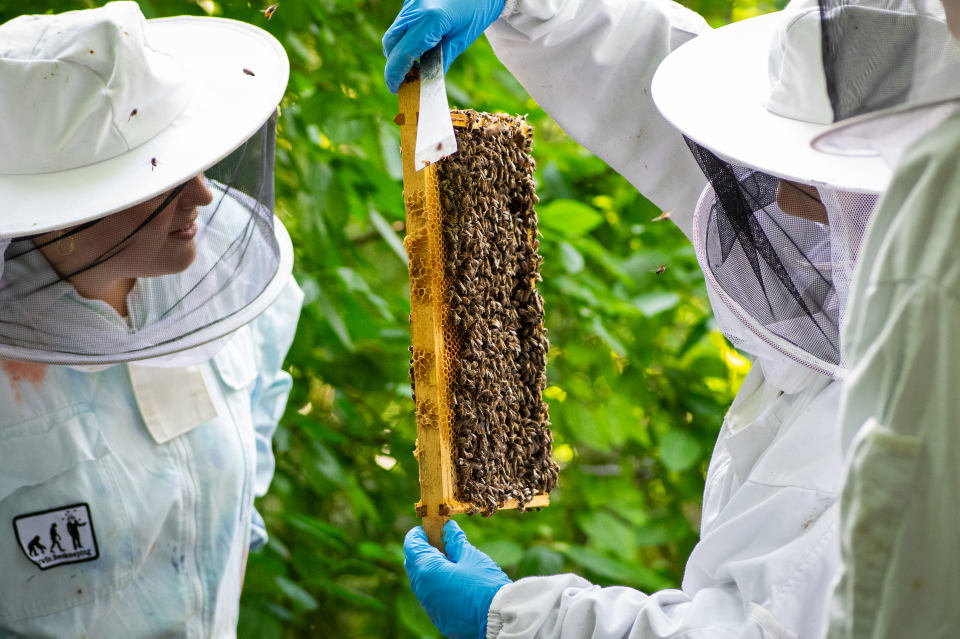
#> input picture course_frame_detection/testdata/IMGP1209.JPEG, 1920 x 1277 px (shown at 1/2 size)
$ python -i stitcher.py   (imports and definitions only)
#> lines starting #> are read from the running program, lines starting #| are printed output that depends on the picture; after the words box and inside, x2 and y2 are one past the last pixel; in counts of white or black regions, pixels touching at a corner belong together
#> further down, picture is the input picture: shape (1277, 1920, 3); mean B, G, R 119.3, 152, 138.2
"""
Use locally:

python -m beehive_stitcher.stitcher --input video.mp4 --mode fast --output preview.tiff

Ensure the input video is in the same layer as this stitcher.
There is currently no support for local use with the reference image, but that can be added if needed.

Options:
    --mode {fast,slow}      Processing quality mode (default: slow)
                              fast: ~10s, lower quality, aggressive downsampling
                              slow: full quality, no downsampling
    --output PATH           Output file path (default: beehive_panorama.tiff)
    --reference PATH        Optional reference photo of the full frame
    --pattern GLOB          Image glob pattern for directory input (default: *.jpg)
    --sample-rate INT       Extract every Nth frame (default: 3)
    --max-frames INT        Maximum frames to process (default: 300)
    --no-edges              Disable frame boundary detection
    --no-rect               Disable rectangular frame enforcement
    --debug                 Enable verbose debug logging
"""

import argparse
import logging
import sys
import time
from dataclasses import dataclass, field
from pathlib import Path
from typing import Optional

import cv2
import numpy as np


# [4 lines not run here, left out]
logger = logging.getLogger(__name__)


# ──────────────────────────────────────────────────────────────────────────────
# Configuration
# ──────────────────────────────────────────────────────────────────────────────

@dataclass
class StitcherConfig:
    # Frame extraction
    frame_sample_rate: int = 3
    max_frames: int = 300
    input_scale: float = 1.0

    # SIFT
    sift_n_features: int = 1500
    sift_contrast_threshold: float = 0.04
    sift_edge_threshold: float = 10.0
    sift_sigma: float = 1.6

    # FLANN
    flann_trees: int = 5
    flann_checks: int = 50
    lowe_ratio: float = 0.7

    # RANSAC
    ransac_reproj_threshold: float = 2.5
    min_match_count: int = 15

    # Geometric constraints
    enforce_rectangular_frame: bool = True
    max_scale_change: float = 1.08
    max_rotation_deg: float = 3.0
    max_translation_ratio: float = 0.6
    max_shear: float = 0.05

    # Edge weighting
    detect_frame_edges: bool = True
    edge_weight: float = 3.0

    # Output
    output_path: str = "beehive_panorama.tiff"
    use_lanczos: bool = True
    blend_width_ratio: float = 0.12

    # Optional reference image path
    reference_image_path: Optional[str] = None


# [15 lines left out: function fast_config, not called in this run]


def slow_config() -> StitcherConfig:
    """Full-quality settings."""
    return StitcherConfig()


# ──────────────────────────────────────────────────────────────────────────────
# Reference Image Alignment
# ──────────────────────────────────────────────────────────────────────────────

class ReferenceAligner:
    """
    Uses a full-frame reference photo to validate and optionally re-warp
    the stitched panorama so it matches the known frame geometry.

    The reference is matched against the panorama with SIFT + RANSAC to find
    a homography.  If the homography is plausible the panorama is warped to
    align with the reference's coordinate space (i.e. the final image is in
    the same perspective as the wide reference shot).
    """

    MIN_MATCHES = 20

    # [49 lines left out: functions __init__, align, not called in this run]


# ──────────────────────────────────────────────────────────────────────────────
# Frame Boundary Detection
# ──────────────────────────────────────────────────────────────────────────────

class FrameBoundaryDetector:
    """Detects wooden frame edges to guide feature matching."""

    def get_boundary_mask(self, image: np.ndarray, border_width: int = 60) -> np.ndarray:
#> called with border_width = 60
        gray = cv2.cvtColor(image, cv2.COLOR_BGR2GRAY)
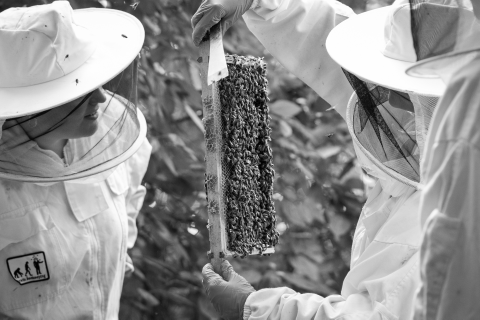
#> gray: shape (1277, 1920) (shown at 1/4 size); min 0, max 255, mean 144.1

        edges = cv2.Canny(gray, 50, 150)
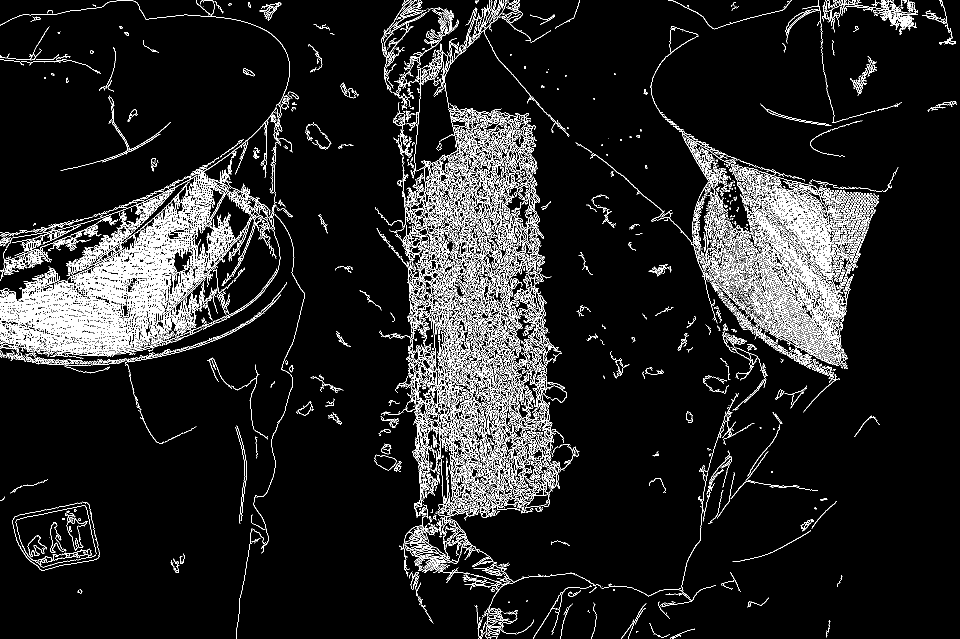
#> edges: shape (1277, 1920) (shown at 1/2 size); 8.4% white in thin lines or dots

        gray_f = np.float32(gray)
        corners = cv2.cornerHarris(gray_f, blockSize=5, ksize=3, k=0.04)
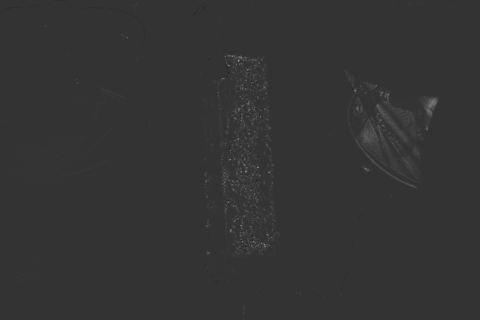
#> corners: shape (1277, 1920) float32 (shown at 1/4 size); min -14369456, max 56329328, mean 195743.2; drawn with min black and max white
        corner_mask = (corners > 0.01 * corners.max()).astype(np.uint8) * 255
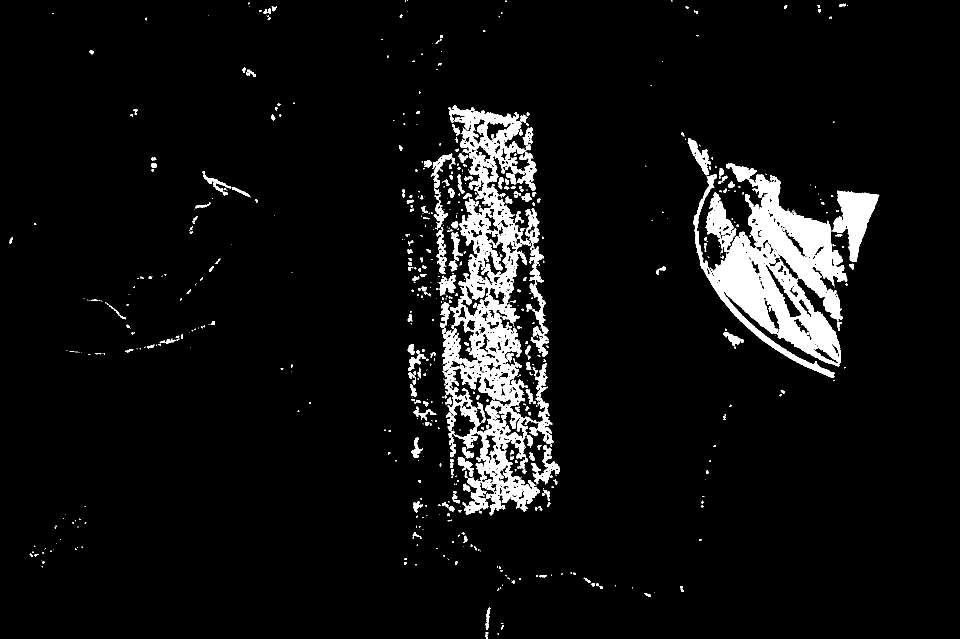
#> corner_mask: shape (1277, 1920) (shown at 1/2 size); 6.3% white; 789 white regions (532 under 20 px), largest, box (x1, y1, x2, y2) and area: (884, 210, 1080, 1031) 56471, (1387, 326, 1695, 756) 56206, (1665, 381, 1759, 524) 6612

        dist_edge = cv2.distanceTransform(255 - edges, cv2.DIST_L2, 3)
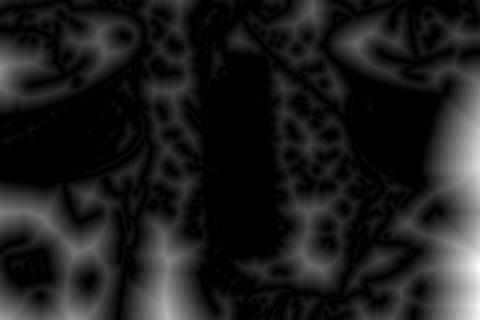
#> dist_edge: shape (1277, 1920) float32 (shown at 1/4 size); min 0, max 260.6, mean 30.9; drawn with min black and max white
        dist_corner = cv2.distanceTransform(255 - corner_mask, cv2.DIST_L2, 3)
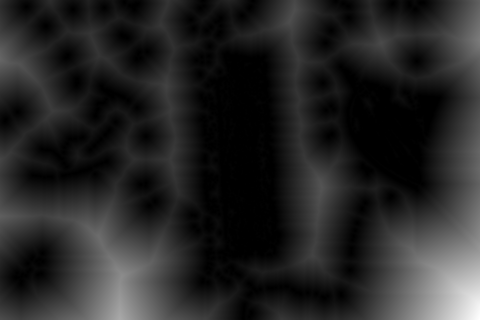
#> dist_corner: shape (1277, 1920) float32 (shown at 1/4 size); min 0, max 566.1, mean 84.4; drawn with min black and max white

        weight = (
            np.exp(-dist_edge / border_width)
            + np.exp(-dist_corner / (border_width * 0.5))
        )
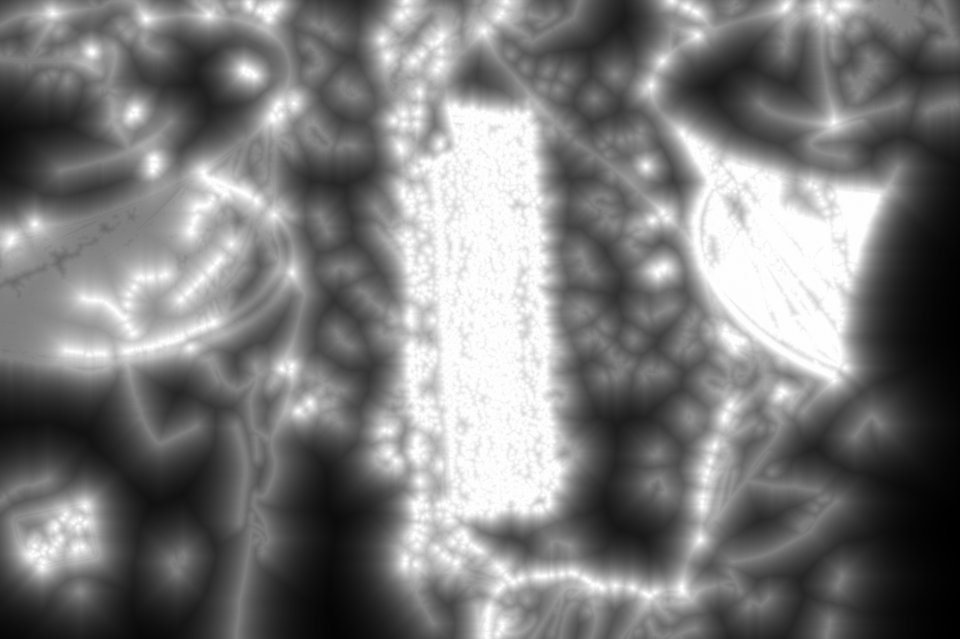
#> weight: shape (1277, 1920) float32 (shown at 1/2 size); min 0.013, max 2, mean 0.976; drawn with min black and max white
        return np.clip(weight, 0, 3).astype(np.float32)


# ──────────────────────────────────────────────────────────────────────────────
# Feature Matching
# ──────────────────────────────────────────────────────────────────────────────

class SIFTMatcher:
    """SIFT feature matcher with optional edge-region weighting."""

    # [61 lines left out: functions __init__, detect, match, _boost_by_edge_proximity, not called in this run]


# ──────────────────────────────────────────────────────────────────────────────
# Transform Estimation
# ──────────────────────────────────────────────────────────────────────────────

class TransformEstimator:
    """
    Estimates a constrained similarity (or affine) transform between frames.
    Rejects transforms that would distort the rectangular beehive frame.
    """

    def __init__(self, config: StitcherConfig):
        self.config = config

    # [67 lines left out: functions estimate, _is_valid, not called in this run]


# ──────────────────────────────────────────────────────────────────────────────
# Panorama Canvas
# ──────────────────────────────────────────────────────────────────────────────

class PanoramaCanvas:
    """Weighted-average blending canvas with cosine feathering."""

    # [16 lines left out: functions __init__, initialise, not called in this run]

    def add_frame(self, frame: np.ndarray, H_to_prev: np.ndarray):
        self._cumulative_H = self._cumulative_H @ np.linalg.inv(H_to_prev)
        self._blit(frame, self._cumulative_H)

    # [61 lines left out: functions get_result, _blit, _cosine_mask, _autocrop, not called in this run]


# ──────────────────────────────────────────────────────────────────────────────
# Frame Extraction
# ──────────────────────────────────────────────────────────────────────────────

class FrameExtractor:
    def __init__(self, config: StitcherConfig):
        self.config = config

    # [51 lines left out: functions from_video, from_directory, _scale, not called in this run]


# ──────────────────────────────────────────────────────────────────────────────
# Main Stitcher
# ──────────────────────────────────────────────────────────────────────────────

class BeehiveStitcher:
    # [5 lines left out: function __init__, not called in this run]

    def stitch_video(self, path: str) -> np.ndarray:
        return self._run(self.extractor.from_video(path))

    def stitch_directory(self, path: str, pattern: str = "*.jpg") -> np.ndarray:
        return self._run(self.extractor.from_directory(path, pattern))

    # [122 lines left out: functions save, _run, build_parser, main, not called in this run]


# [2 lines not run here, left out]

>>> import cv2
>>> picture = cv2.imread('../course_frame_detection/testdata/IMGP1209.JPEG')
>>> result = FrameBoundaryDetector().get_boundary_mask(picture)

$ run again, on course_frame_detection/testdata/IMG_5418.jpg
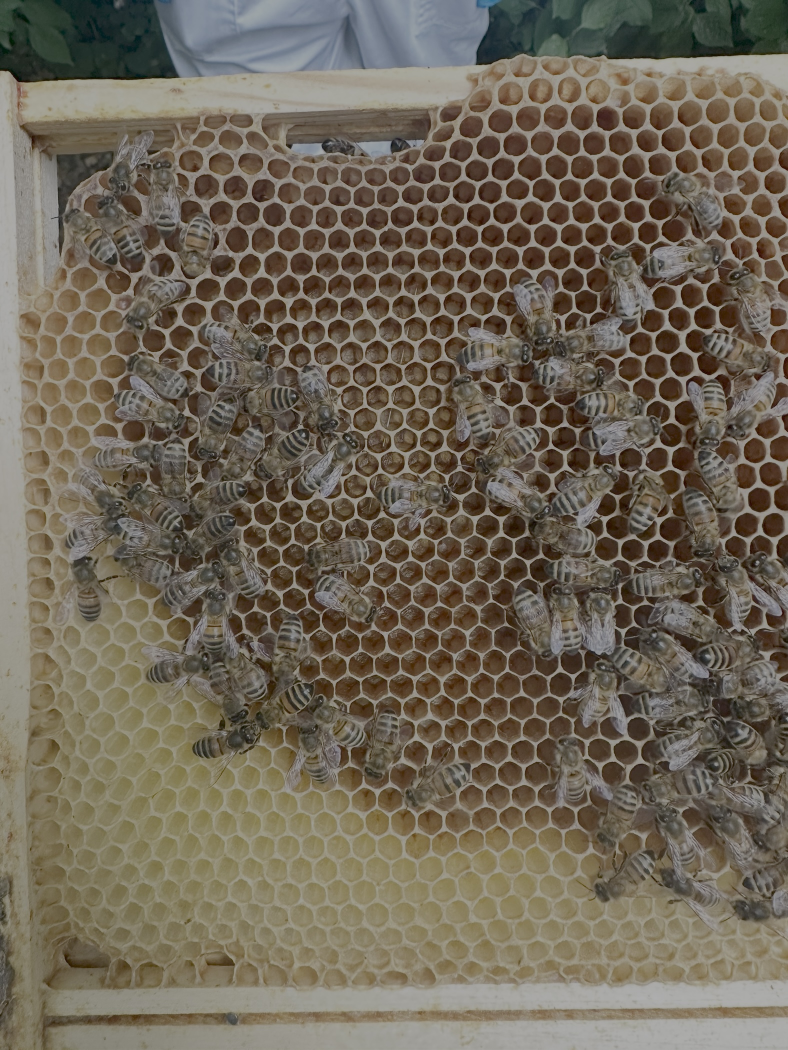
#> input picture course_frame_detection/testdata/IMG_5418.jpg, 1576 x 2100 px (shown at 1/2 size)
#> picture is the input picture: shape (2100, 1576, 3); mean B, G, R 87.7, 102.6, 111.6
#> in get_boundary_mask, `edges = cv2.Canny(gray, 50, 150)`:
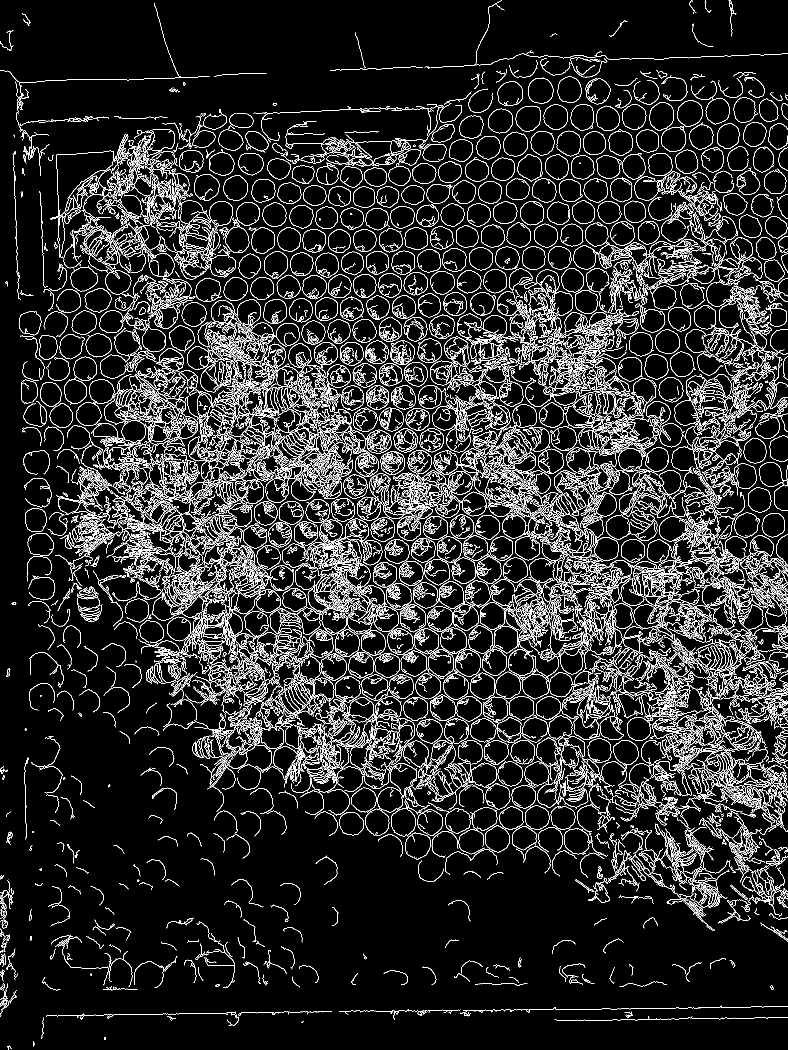
#> edges: shape (2100, 1576) (shown at 1/2 size); 10.4% white in thin lines or dots
#> corner_mask: shape (2100, 1576); 4.5% white; 5443 white regions (3567 under 20 px), largest, box (x1, y1, x2, y2) and area: (682, 859, 741, 910) 704, (516, 666, 554, 704) 627, (664, 1126, 714, 1161) 616
#> in get_boundary_mask, `weight = ( np.exp(-dist_edge / border_width) + np.exp(-dist_corner / (..`:
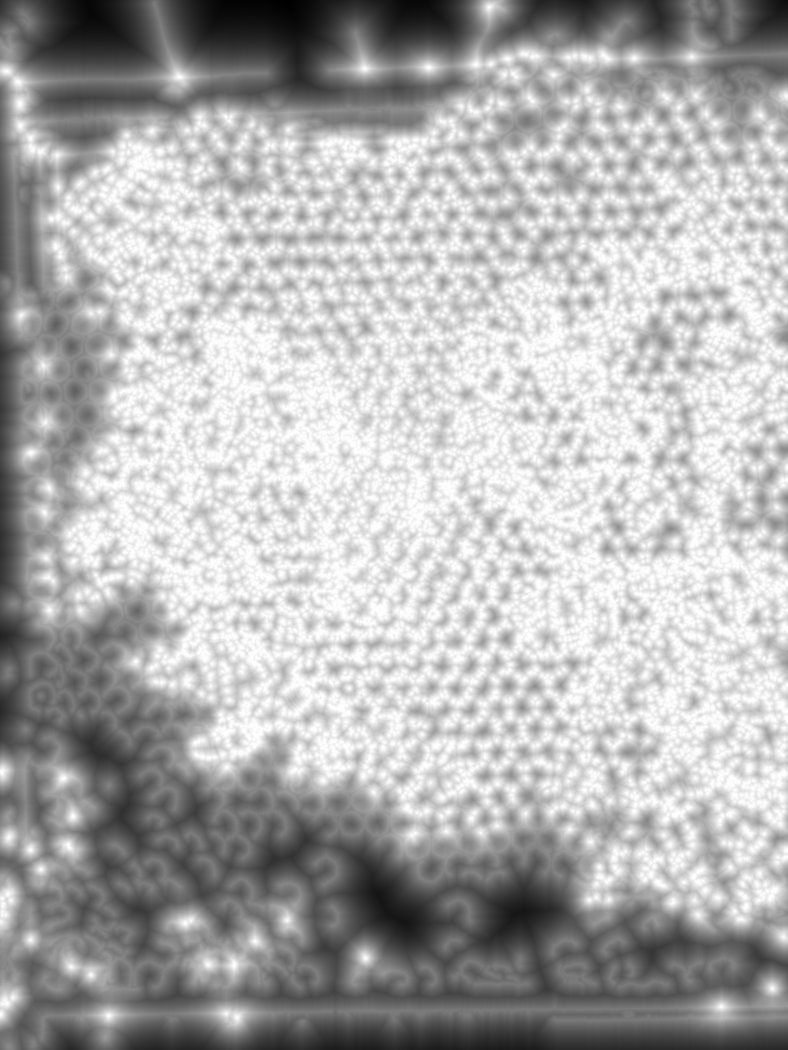
#> weight: shape (2100, 1576) float32 (shown at 1/2 size); min 0.0744, max 2, mean 1.4; drawn with min black and max white

$ run again, on course_frame_detection/testdata/best_frame_testvideo2.jpg
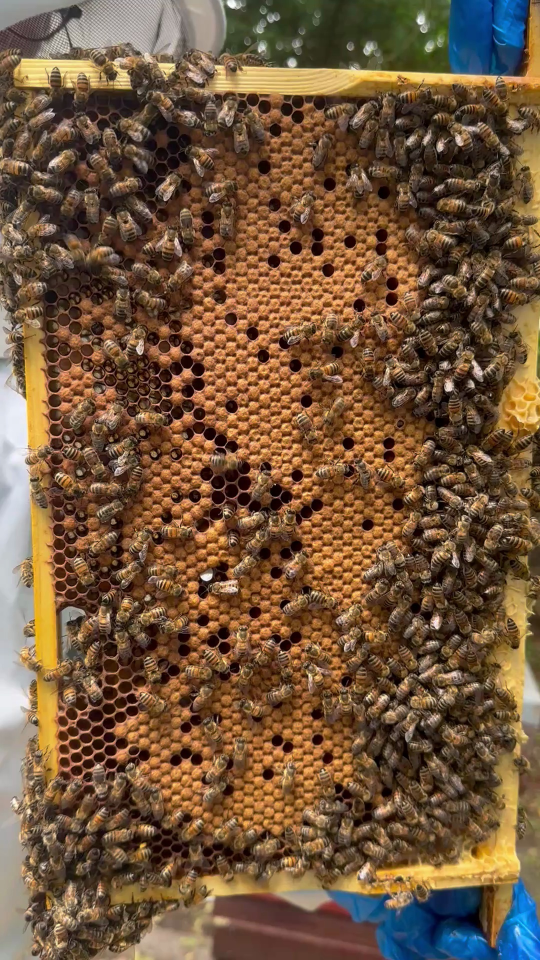
#> input picture course_frame_detection/testdata/best_frame_testvideo2.jpg, 1080 x 1920 px (shown at 1/2 size)
#> picture is the input picture: shape (1920, 1080, 3); mean B, G, R 60.4, 86.5, 114.8
#> in get_boundary_mask, `edges = cv2.Canny(gray, 50, 150)`:
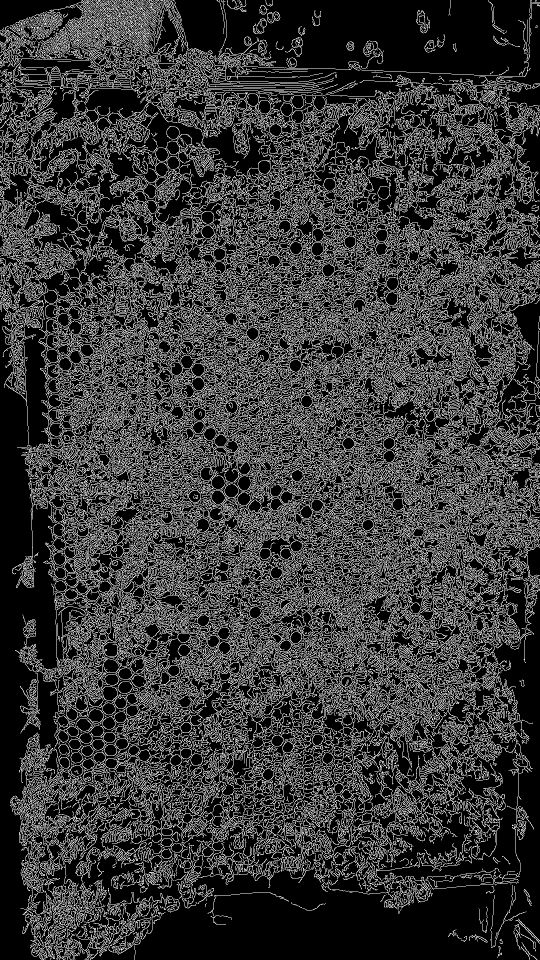
#> edges: shape (1920, 1080) (shown at 1/2 size); 22.4% white in thin lines or dots
#> corner_mask: shape (1920, 1080); 9.8% white; 4979 white regions (3232 under 20 px), largest, box (x1, y1, x2, y2) and area: (880, 979, 1011, 1095) 3139, (492, 999, 593, 1093) 2451, (621, 910, 735, 961) 1979
#> in get_boundary_mask, `weight = ( np.exp(-dist_edge / border_width) + np.exp(-dist_corner / (..`:
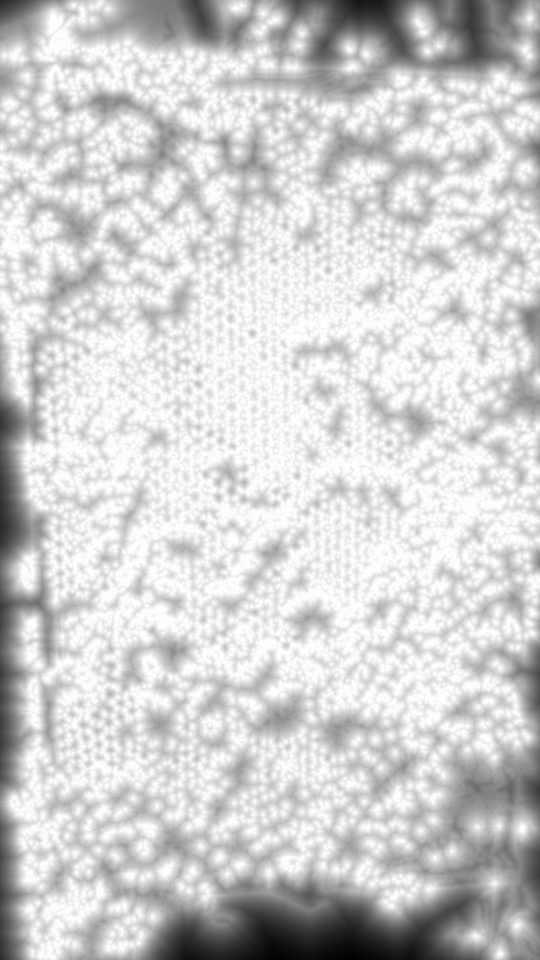
#> weight: shape (1920, 1080) float32 (shown at 1/2 size); min 0.132, max 2, mean 1.65; drawn with min black and max white
